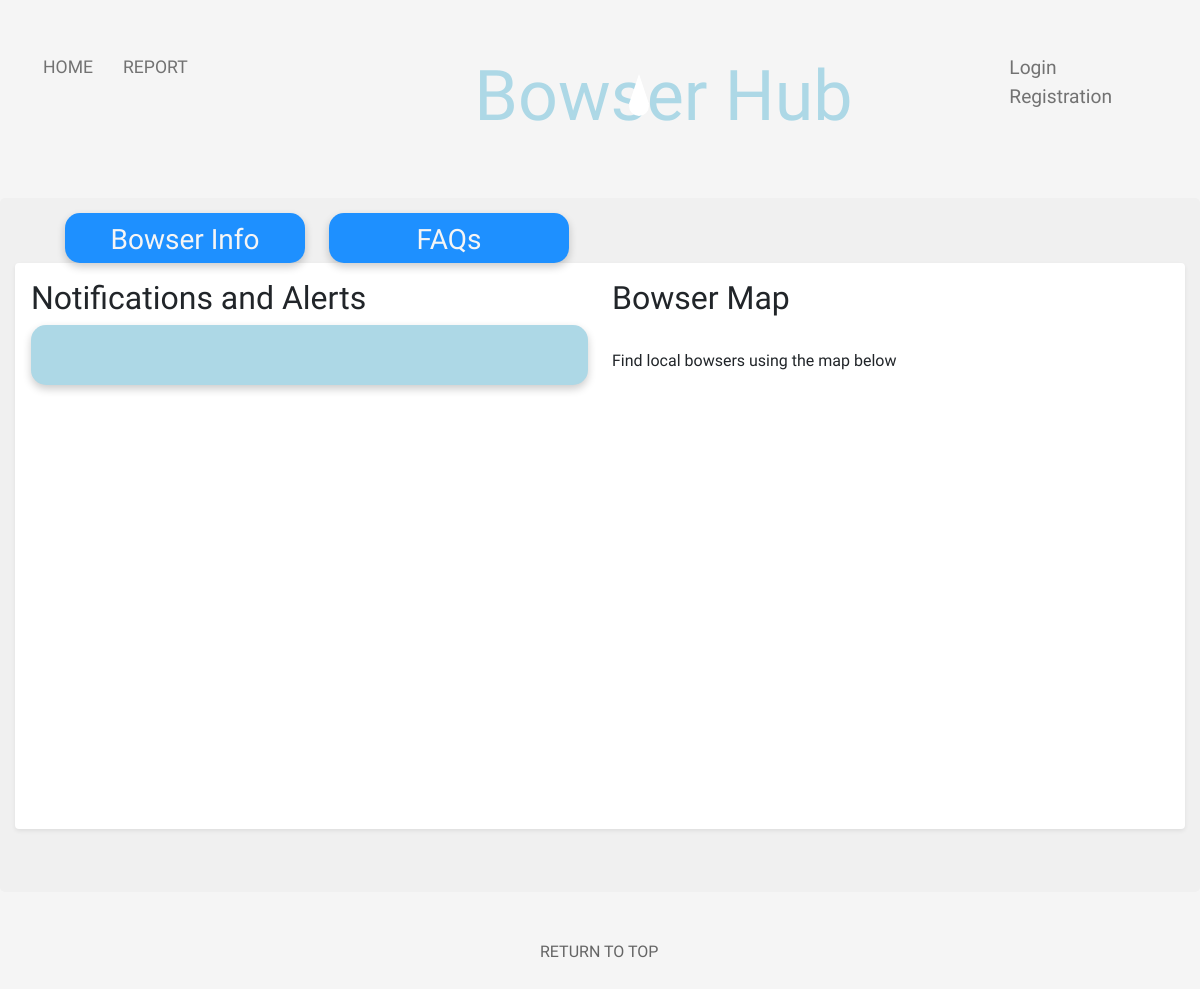
The app's page /home/index.php, older data.
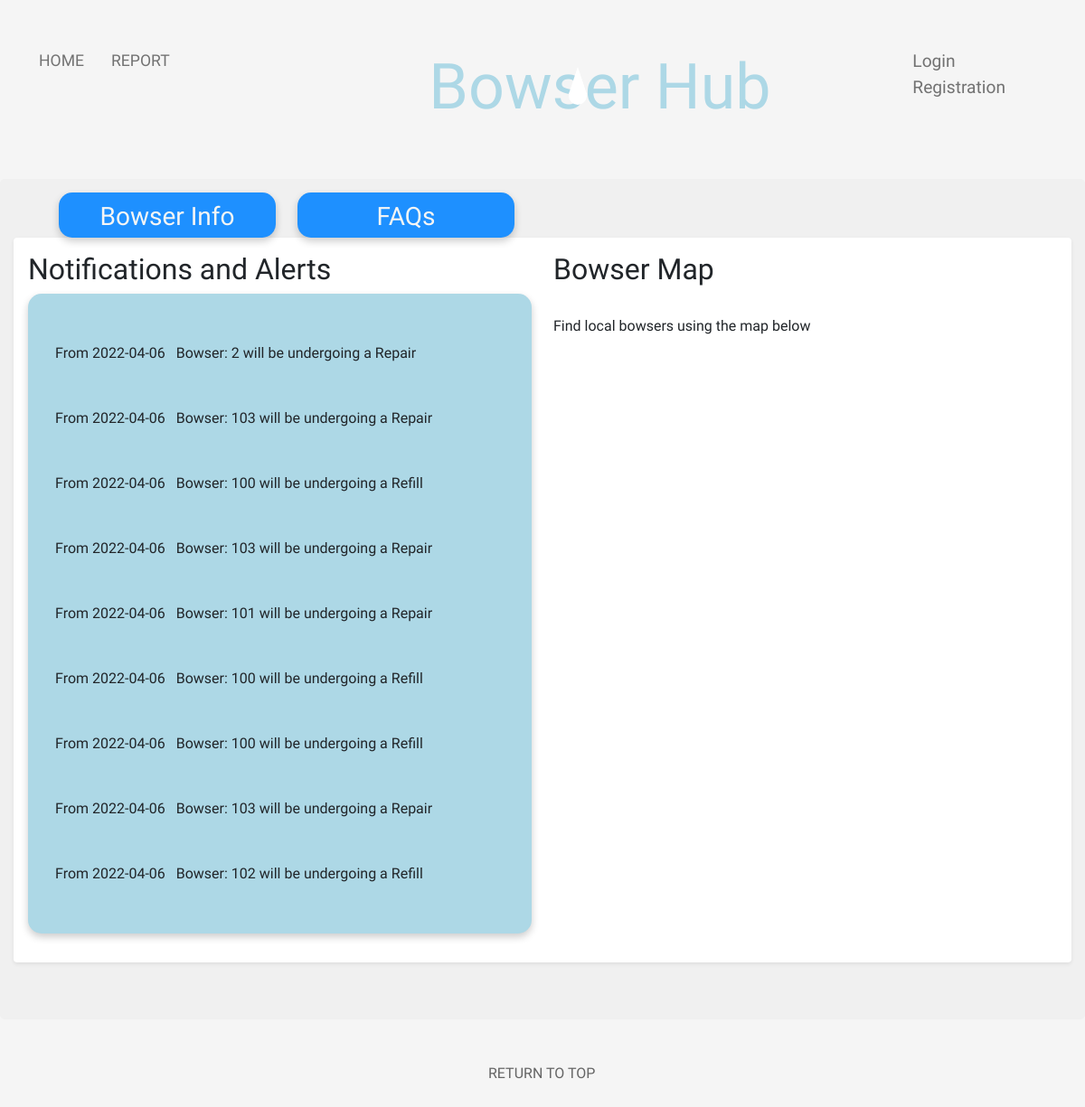
The same page, newer data.
### tables this page shows
CREATE TABLE `tbl_notifications` (
  `Notice_ID` int(11) NOT NULL,
  `Notice_Text` varchar(250) NOT NULL,
  `Area_ID` int(11) NOT NULL,
  `Date` timestamp NOT NULL DEFAULT current_timestamp() ON UPDATE current_timestamp()
);

### home/index.php (the view, shortened to what this page needs)
<!doctype html>
<html lang="en">
<head>
    <link href="https://cdn.jsdelivr.net/npm/bootstrap@5.1.1/dist/css/bootstrap.min.css" rel="stylesheet">
    <link rel="stylesheet" href="../global/global.css" type="text/css">
    <link rel="stylesheet" href="home.css" type="text/css">
	<link rel="stylesheet" href="https://cdnjs.cloudflare.com/ajax/libs/jqueryui/1.12.1/jquery-ui.css" />
</head>
<body>
<div>
    <div class="nav-wrapper">
        <div class="left-side">
            <div class="nav-link-wrapper active-nav-link">
                <a class="text-focus-in" href="index.php">Home</a>
            </div>
            	<div class="nav-link-wrapper">
                	<a class="text-focus-in" id="link" href="#reportModal" data-bs-toggle="modal">Report</a></div>
            </div>
	</div>
    <div class="middle">
        <h2 class="text-focus-in" id="navTitle">Bowser Hub</h2>
        <div class="drop"></div>
    </div>
        <div class="right-side" >
            <?php
            if (isset($_SESSION['email'])){
                echo "<div class='nav-link-wrapper' id='logoutTab'>";
                echo "<a href='logout.php'>Logout</a>";
                echo "</div>";
            } else {
                echo '
            <div class="nav-link-wrapper" id="loginTab">
                <a class="text-focus-in" id="loginLink" href="#loginModal" data-bs-toggle="modal" >Login</a>
                <div class="nav-link-wrapper" id="registrationTab">
                    <a class="text-focus-in" id="registerLink" href="#registerModal" data-bs-toggle="modal" >Registration</a>
                </div>
            </div>
            ';}?>
        </div>
    </div>
    <div class="upperPage">
        <div class="row">
            <div class="col">
                <div class="vibrate-2" id="viewBowserInformation" >
                    <a class="text-focus-in" class="remove_outline" href="javascript:popUpWindow('../bowsers/bowsers.php','bowsers','900','500')"><h3 id="reportTxt">Bowser Info</h3></a>
                </div>
            </div>
            <div class="col">
                <div class="vibrate-2" id="viewFAQ" >
                    <a class="text-focus-in" href="#FAQModal" data-bs-toggle="modal" ><h3 id="reportTxt">FAQs</h3></a>
                </div>
            </div>
            <div class="col"></div>
            <div class="col"></div>
        </div>
        <div class="shadow-sm p-3 mb-5 bg-body rounded">
            <div class="row">
                    <div class="col">
                        <h2> Notifications and Alerts</h2>
                        <ul class="notification-list">
                            <?php
                            $connection = OpenConnection();
                            $sql = "SELECT * FROM `tbl_notifications` ORDER BY Date DESC LIMIT 10 ";
                            $result = mysqli_query($connection, $sql);
                            while($rows = mysqli_fetch_assoc($result)) {
                                $notification = $rows['Notice_Text'];
                                echo "<br />";
                                echo $notification."<br /><br />";
                            }
                            ?>
                        </ul>
                    </div>
                    <div class="col">
                        <div class="text_area">
                            <h2>Bowser Map</h2>
                            <br />
                            <p> Find local bowsers using the map below </p>
                            <br />
                            <div id="map">
                            </div>
                        </div>
                    </div>
            </div>
        </div>
    </div>
        <br />  <br />
        <p><a id="top_link" href="#back_to_top" >RETURN TO TOP</a></p>
        <br />  <br />
</body>
</html>

### global/global.css (style rules this page uses)
.left-side { margin-left: 5px; }
body { font-family: "Comfortaa", cursive; margin: 0px; background-color: whitesmoke; }
.nav-wrapper { display: flex; justify-content: space-between; padding: 38px; font-size: larger; }
#navTitle { font-family: 'Rubik Moonrocks', cursive; font-size: 90px; color: lightblue; margin-left: 30pc; }
.left-side { display: flex; margin-left: -4%; }
.nav-wrapper > .left-side > div { margin-right: 30px; text-transform: uppercase; font-size: 1.1rem; }
.nav-wrapper > .right-side > div { margin-right: 50px; }
.nav-link-wrapper { height: 22px; border-bottom: 1px solid transparent; transition: border-bottom 0.5s; }
.active-nav-link a { color: #727272; }
.nav-link-wrapper a { color: #727272; text-decoration: none; transition: color 0.5s; }
.text-focus-in { -webkit-animation: text-focus-in 0.7s cubic-bezier(0.55, 0.085, 0.68, 0.53) both; animation: text-focus-in 0.7s cubic-bezier(0.55, 0.085, 0.68, 0.53) both; animation-delay: 0.7s; }
.middle { margin-left: -30%; }
.upperPage { background-color: rgb(240, 240, 240); border-radius: 5px; padding: 15px; margin-top: -20px; }
#top_link { color: #656565; margin-left: 45%; }
a:link { text-decoration: none; }
#map { height: 400px; }
@media only screen and (max-width: 1200px) { .middle { margin-left: 50px; } }
@media only screen and (max-width: 1200px) { #navTitle { margin-left: 50px; font-size: 70px; } }
.drop { position: relative; width: 20px; height: 20px; top: -50px; margin: 0 auto; background: #FFF; -moz-border-radius: 20px; -webkit-border-radius: 20px; border-radius: 20px; -moz-animation-name: drip; -webkit-animation-name: drip; animation-name: drip; -moz-animation-timing-function: cubic-bezier(1,0,.91,.19); -webkit-animation-timing-function: cubic-bezier(1,0,.91,.19); animation-timing-function: cubic-bezier(1,0,.91,.19); -moz-animation-duration: 2s; -webkit-animation-duration: 2s; animation-duration: 2s; -moz-animation-iteration-count: infinite; -webkit-animation-iteration-count: infinite; animation-iteration-count: infinite; }
.drop:before { content: ""; position: absolute; width: 0; height: 0; border-left: 10px solid transparent; border-right: 10px solid transparent; border-bottom: 30px solid rgba(255,255,255,1); top: -22px; }

### home/home.css (style rules this page uses)
.left-side { margin-left: 5px; }
.notification-list { padding: 30px; background-color: lightblue; border: 0; border-radius: 15px; box-shadow: 0 4px 8px 0 rgba(0, 0, 0, 0.2); }
#viewBowserInformation { padding: 10px; height: 50px; font-stretch: expanded; background-color: dodgerblue; border: 0; border-radius: 15px; box-shadow: 0 4px 8px 0 rgba(0, 0, 0, 0.2); width: 15pc; }
#viewFAQ { padding: 10px; height: 50px; font-stretch: expanded; background-color: dodgerblue; border: 0; border-radius: 15px; box-shadow: 0 4px 8px 0 rgba(0, 0, 0, 0.2); width: 15pc; }
#reportTxt { color: whitesmoke; text-align: center; }
.vibrate-2 { -webkit-animation: vibrate-2 1s linear infinite both; animation: vibrate-2 1s linear infinite both; }
@media only screen and (max-width: 1200px) { #viewBowserInformation { margin-left: 50px; } }

Row changes from the older to the newer data that the page shows:
added tbl_notifications: Notice_Text "From 2022-04-06 Bowser: 2 will be undergoing a Repair"
added tbl_notifications: Notice_Text "From 2022-04-06 Bowser: 103 will be undergoing a Repair"
added tbl_notifications: Notice_Text "From 2022-04-06 Bowser: 100 will be undergoing a Refill"
added tbl_notifications: Notice_Text "From 2022-04-06 Bowser: 103 will be undergoing a Repair"
added tbl_notifications: Notice_Text "From 2022-04-06 Bowser: 101 will be undergoing a Repair"
added tbl_notifications: Notice_Text "From 2022-04-06 Bowser: 100 will be undergoing a Refill"
added tbl_notifications: Notice_Text "From 2022-04-06 Bowser: 100 will be undergoing a Refill"
added tbl_notifications: Notice_Text "From 2022-04-06 Bowser: 103 will be undergoing a Repair"
added tbl_notifications: Notice_Text "From 2022-04-06 Bowser: 102 will be undergoing a Refill"
